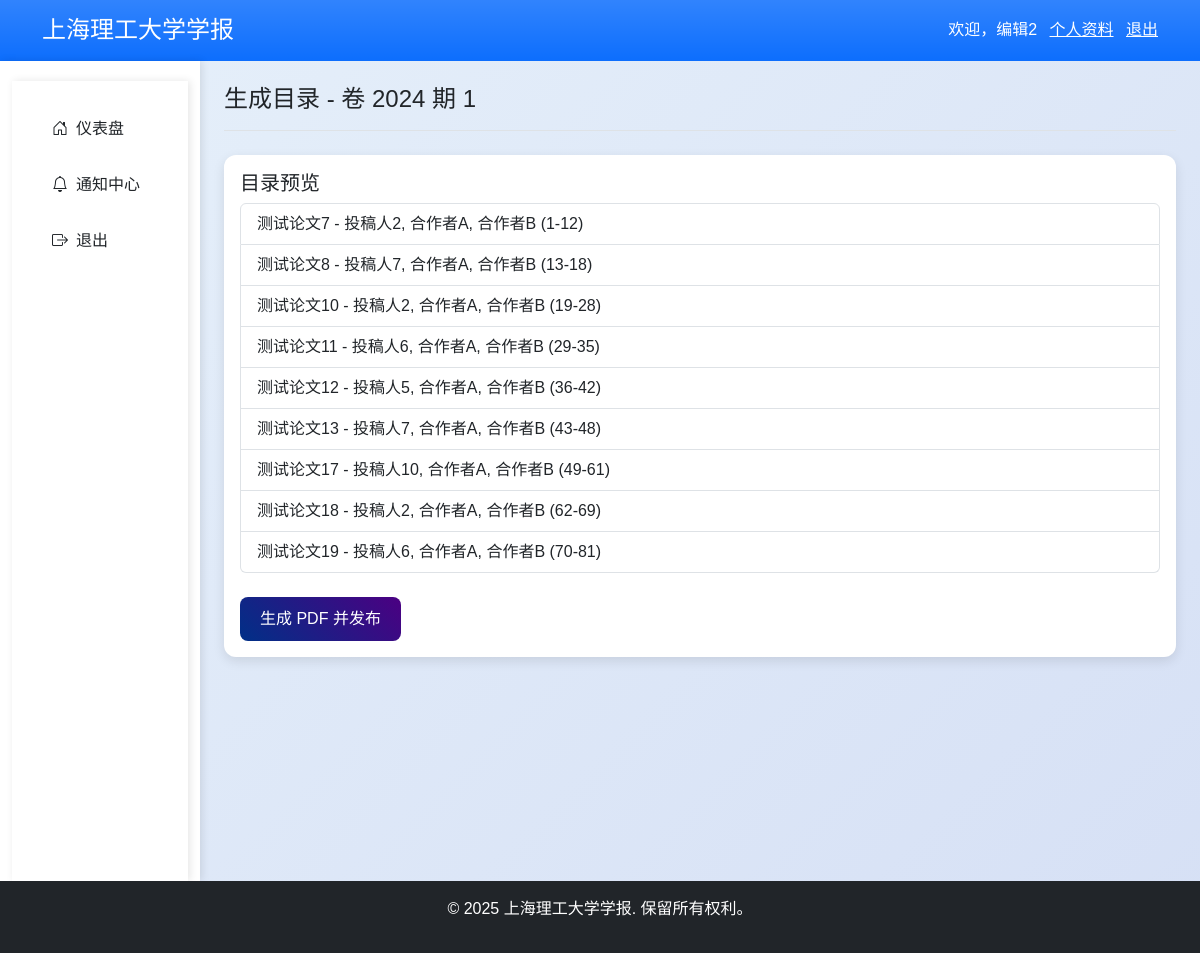
The app's page /publication/volumes/47/issues/1/toc/ (signed in) with its own data.
### accounts/models.py (models this page shows, shortened)
class UserProfile(models.Model):
    user = models.OneToOneField(User, on_delete=models.CASCADE, related_name="profile")
    full_name = models.CharField("姓名", max_length=50)
    institution = models.CharField("单位", max_length=200)
    title = models.CharField("职称", max_length=50, blank=True)
    email = models.EmailField("电子邮箱", unique=True)
    phone = models.CharField(
        "电话", max_length=20, validators=[RegexValidator(r'^\+?\d{10,15}$', "电话格式无效")])
    orcid = models.CharField("ORCID", max_length=50, blank=True)
    research_fields = models.ManyToManyField(ResearchField, verbose_name="研究领域")
    class Meta:
        verbose_name = "用户资料"
        verbose_name_plural = "用户资料"

### publication/models.py (models this page shows, shortened)
class Issue(models.Model):
    volume = models.ForeignKey(Volume, on_delete=models.CASCADE, related_name="issues", verbose_name="卷")
    issue_number = models.IntegerField("期号")
    publication_date = models.DateField("出版日期", null=True, blank=True)
    is_published = models.BooleanField("是否发布", default=False)
    class Meta:
        unique_together = ('volume', 'issue_number')
        verbose_name = "期"
        verbose_name_plural = "期"

class Volume(models.Model):
    volume_number = models.IntegerField("卷号", unique=True)
    year = models.IntegerField("年份")
    is_published = models.BooleanField("是否发布", default=False)
    publish_date = models.DateField("发布日期", null=True, blank=True)
    class Meta:
        verbose_name = "卷"
        verbose_name_plural = "卷"

class ManuscriptPublication(models.Model):
    manuscript = models.OneToOneField(Manuscript, on_delete=models.CASCADE, verbose_name="稿件")
    issue = models.ForeignKey(Issue, on_delete=models.CASCADE, related_name="manuscripts", verbose_name="期")
    page_start = models.IntegerField("起始页码", null=True, blank=True)
    page_end = models.IntegerField("结束页码", null=True, blank=True)
    doi = models.CharField("DOI", max_length=100, blank=True)
    publication_date = models.DateField("出版日期", null=True, blank=True)
    class Meta:
        verbose_name = "稿件出版"
        verbose_name_plural = "稿件出版"

### manuscripts/models.py (models this page shows, shortened)
class Manuscript(models.Model):
    manuscript_id = models.CharField("稿件编号", max_length=20, unique=True)
    STATUS_CHOICES = [
        ('DRAFT', '草稿'),
        ('SUBMITTED', '已提交'),
        ('UNDER_REVIEW', '外审中'),
        ('REVISION_REQUIRED', '需要修改'),
        ('REVISED', '已修改'),
        ('ACCEPTED', '已接受'),
        ('REJECTED', '已拒绝'),
        ('REJECT_INITIAL', '初审拒绝'),
        ('PUBLISHED', '已发表'),
    ]
    STATUS_CHOICES_DICT = dict(STATUS_CHOICES)
    status = models.CharField("状态", max_length=30, choices=STATUS_CHOICES, default='DRAFT')
    title_cn = models.CharField("中文标题", max_length=200)
    title_en = models.CharField("英文标题", max_length=200)
    authors = models.TextField("作者列表")
    affiliations = models.TextField("作者单位")
    corresponding_author = models.CharField("通讯作者", max_length=100)
    submitter = models.ForeignKey(User, on_delete=models.CASCADE, related_name="submitted_manuscripts")
    type = models.ForeignKey(ManuscriptType, on_delete=models.SET_NULL, null=True, verbose_name="稿件类型")
    abstract_cn = models.TextField("中文摘要")
    abstract_en = models.TextField("英文摘要")
    keywords_cn = models.CharField("中文关键词", max_length=200)
    keywords_en = models.CharField("英文关键词", max_length=200)
    category_number = models.CharField("中图分类号", max_length=50, blank=True)
    research_field = models.ForeignKey(ResearchField, on_delete=models.SET_NULL, null=True, verbose_name="研究领域")
    similarity_rate = models.FloatField(
        "查重率", default=0.0, validators=[MinValueValidator(0.0), MaxValueValidator(100.0)])
    manuscript_file = models.FileField("原稿文件", upload_to="manuscripts/")
    revised_file = models.FileField("修改稿文件", upload_to="manuscripts/revised/", blank=True)
    additional_file = models.FileField("附加文件", upload_to="manuscripts/additional/", blank=True)
    created_at = models.DateTimeField("创建时间", auto_now_add=True)
    updated_at = models.DateTimeField("更新时间", auto_now=True)
    submit_date = models.DateTimeField("提交时间", null=True, blank=True)
    handling_editor = models.ForeignKey(
        User, on_delete=models.SET_NULL, related_name="handling_manuscripts", null=True, blank=True, verbose_name="责任编辑"
    )
    decision_date = models.DateTimeField("决定时间", null=True, blank=True)
    publish_date = models.DateField("出版日期", null=True, blank=True)
    volume = models.IntegerField("卷号", null=True, blank=True)
    issue = models.IntegerField("期号", null=True, blank=True)
    class Meta:
        verbose_name = "稿件"
        verbose_name_plural = "稿件"

### publication/views.py (the view, shortened to what this page needs)
# urls.py: path('volumes/<int:volume_id>/issues/<int:issue_id>/toc/', views.generate_toc, name='generate_toc'),
@login_required
def generate_toc(request, volume_id, issue_id):
    issue = get_object_or_404(Issue, volume_id=volume_id, issue_number=issue_id)
    publications = ManuscriptPublication.objects.filter(issue=issue)
    return render(request, 'publication/generate_toc.html', {'issue': issue, 'publications': publications})

### templates/publication/generate_toc.html (shortened to what this page needs)
{% extends "base.html" %}
{% block page_title %}生成目录 - 卷 {{ issue.volume.volume_number }} 期 {{ issue.issue_number }}{% endblock %}
{% block content %}
<div class="card shadow">
  <div class="card-body">
    <h2 class="card-title h5">目录预览</h2>
    <ul class="list-group mb-4">
      {% for pub in publications %}
        <li class="list-group-item">{{ pub.manuscript.title_cn }} - {{ pub.manuscript.authors }} ({{ pub.page_start }}-{{ pub.page_end }})</li>
      {% endfor %}
    </ul>
    <form method="post">
      <button type="submit" class="btn btn-primary bg-gradient">生成 PDF 并发布</button>
    </form>
  </div>
</div>
{% endblock %}

### templates/components/header.html
<header class="bg-primary bg-gradient text-white py-3">
  <div class="container d-flex justify-content-between align-items-center">
    <h1 class="h4 mb-0">上海理工大学学报</h1>
    {% if user.is_authenticated %}
      <div>
        <span>欢迎，{{ user.profile.full_name }}</span>
        <a href="{% url 'profile' %}" class="text-white mx-2">个人资料</a>
        <a href="{% url 'logout' %}" class="text-white">退出</a>
      </div>
    {% else %}
      <div>
        <a href="{% url 'login' %}" class="text-white mx-2">登录</a>
        <a href="{% url 'register' %}" class="text-white">注册</a>
      </div>
    {% endif %}
  </div>
</header>

### static/css/custom.css (style rules this page uses)
body { background: linear-gradient(135deg, #e6f0fa 0%, #d6e0f5 100%) !important; font-family: 'Arial', sans-serif; color: #212529; }
.card { border-radius: 12px !important; border: none !important; background: #ffffff !important; box-shadow: 0 4px 12px rgba(0, 0, 0, 0.1) !important; transition: transform 0.2s ease, box-shadow 0.2s ease; }
.btn-primary.bg-gradient { background: linear-gradient(45deg, #003087, #4B0082) !important; border: none !important; color: #ffffff !important; padding: 10px 20px; font-weight: 500; border-radius: 8px !important; transition: all 0.3s ease; }

### records on screen
Issue: volume.volume_number "2024", issue_number "1"
ManuscriptPublication: manuscript.title_cn "测试论文7", manuscript.authors "投稿人2, 合作者A, 合作者B", page_start "1", page_end "12"
ManuscriptPublication: manuscript.title_cn "测试论文8", manuscript.authors "投稿人7, 合作者A, 合作者B", page_start "13", page_end "18"
ManuscriptPublication: manuscript.title_cn "测试论文10", manuscript.authors "投稿人2, 合作者A, 合作者B", page_start "19", page_end "28"
ManuscriptPublication: manuscript.title_cn "测试论文11", manuscript.authors "投稿人6, 合作者A, 合作者B", page_start "29", page_end "35"
ManuscriptPublication: manuscript.title_cn "测试论文12", manuscript.authors "投稿人5, 合作者A, 合作者B", page_start "36", page_end "42"
ManuscriptPublication: manuscript.title_cn "测试论文13", manuscript.authors "投稿人7, 合作者A, 合作者B", page_start "43", page_end "48"
ManuscriptPublication: manuscript.title_cn "测试论文17", manuscript.authors "投稿人10, 合作者A, 合作者B", page_start "49", page_end "61"
ManuscriptPublication: manuscript.title_cn "测试论文18", manuscript.authors "投稿人2, 合作者A, 合作者B", page_start "62", page_end "69"
ManuscriptPublication: manuscript.title_cn "测试论文19", manuscript.authors "投稿人6, 合作者A, 合作者B", page_start "70", page_end "81"

### other values on screen
{{ user.profile.full_name }} "编辑2"
